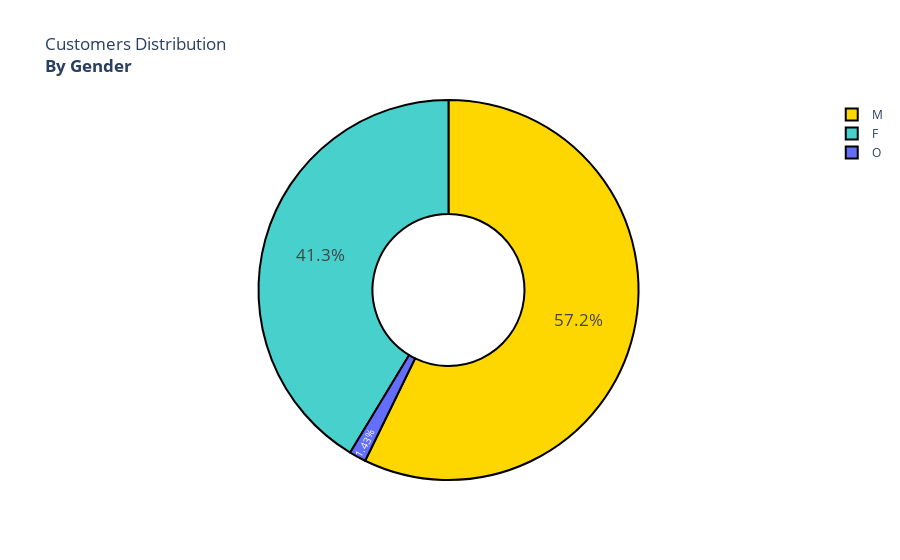

Here is the notebook cell this chart was saved with:
### Code cell
colors = ['gold', 'mediumturquoise']
fig1 = px.pie((cust['gender'].value_counts(normalize=True)*100).reset_index(),
       values='gender',
       names='index',
       hole=0.4,
       title='Customers Distribution <br><b>By Gender')
fig1.update_traces(textposition = 'inside',textfont_size=17,
                  marker=dict(colors=colors, line=dict(color='#000000', width=2)))

### Figure 1 — Plotly figure (JSON) as saved in the notebook; plotly's stock layout.template omitted (floating-point values rounded to 4 significant figures)
{"data": [{"domain": {"x": [0, 1], "y": [0, 1]}, "hole": 0.4, "hovertemplate": "index=%{label}<br>gender=%{value}<extra></extra>", "labels": ["M", "F", "O"], "legendgroup": "", "marker": {"colors": ["gold", "mediumturquoise"], "line": {"color": "#000000", "width": 2}}, "name": "", "showlegend": true, "textfont": {"size": 17}, "textposition": "inside", "type": "pie", "values": [57.23, 41.34, 1.43]}], "layout": {"legend": {"tracegroupgap": 0}, "title": {"text": "Customers Distribution <br><b>By Gender"}}}
